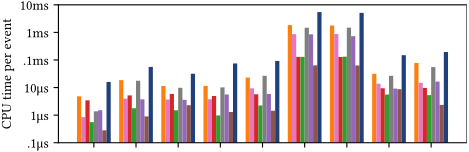

Python code for this plot:
#!/usr/bin/env python3

import argparse
import matplotlib; matplotlib.use('Agg')
import numpy as np
import pandas as pd
from matplotlib import pyplot as plt

plt.rcParams.update({
    'errorbar.capsize': 2,
    'pdf.fonttype': 42,
    'ps.fonttype': 42,
    'font.family': 'Linux Libertine',
})

ETHa = ( 31/255,  64/255, 122/255) # dark blue
ETHb = ( 72/255,  90/255,  44/255) # dark green
ETHc = ( 18/255, 105/255, 176/255) # light blue
ETHd = (114/255, 121/255,  28/255) # light green
ETHe = (145/255,   5/255, 106/255) # dark pink
ETHf = (111/255, 111/255, 100/255) # gray
ETHg = (168/255,  50/255,  45/255) # dark red
ETHh = (  0/255, 122/255, 150/255) # turquoise
ETHi = (149/255,  96/255,  19/255) # brown

parser = argparse.ArgumentParser()
parser.add_argument('-i', '--input',     help='Input JSON lines file')
parser.add_argument('-o', '--output',    help='Output PDF file')
parser.add_argument('-l', '--no_legend', help='Suppress legend from plot',
                                         action='store_true')
parser.add_argument('-x', '--no_xaxis',  help='Suppress x-axis from plot',
                                         action='store_true')
parser.add_argument('-y', '--no_yaxis',  help='Suppress y-axis from plot',
                                         action='store_true')
args = parser.parse_args()

df = pd.read_json(args.input, lines=True)

df = df[df.cpu_time.notna()]
df = df[df.query_id != '6']
df.loc[df.num_cores.isna(), 'num_cores'] = 0
df = df[df.system != 'athena'] # exclude Athena v1

# Average over runs
df = df.groupby(['system', 'num_cores', 'query_id', 'num_events']).median().reset_index()

# Extrapolate to full data set
df_max_data = df\
    .groupby(['system', 'num_cores', 'query_id']) \
    .agg({'num_events': 'max'}) \
    .reset_index()
df = df.merge(df_max_data, on=['system', 'num_cores', 'query_id', 'num_events'])

# Use best configuration for RDataFrames
df = df[(df.system != 'rdataframes') | (df.num_cores == 24)]

# Use largest configurations for everything else
df_max_cluster = df\
    .groupby(['system', 'query_id']) \
    .agg({'num_cores': 'max'}) \
    .reset_index()
df = df.merge(df_max_cluster, on=['system', 'num_cores', 'query_id'])

df['cpu_time_per_event'] = df.cpu_time / df.num_events
df['cpu_time_per_event_us'] = df.cpu_time_per_event * 10**6
df['extrapolated_cpu_time'] = \
    df.cpu_time_per_event * df.num_events.max()

# Plot
fig = plt.figure(figsize=(5.3, 1.8))
ax = fig.add_subplot(1, 1, 1)

if not args.no_yaxis:
    ax.set_ylabel('CPU time per event')
if not args.no_xaxis:
    ax.set_xlabel('Query')

ax.set_yscale('log')

prop_cycle = plt.rcParams['axes.prop_cycle']
colors = prop_cycle.by_key()['color']

styles = {
    'asterixdb':         {'color': colors[1], 'label': 'AsterixDB'},
    'athena':            {'color': colors[0], 'label': 'Athena (v1)*'},
    'athena-v2':         {'color': colors[6], 'label': 'Athena*'},
    'bigquery':          {'color': colors[2], 'label': 'BigQuery (pre-loaded)'},
    'bigquery-external': {'color': colors[3], 'label': 'BigQuery'},
    'postgres':          {'color': colors[7], 'label': 'Postgres'},
    'presto':            {'color': colors[4], 'label': 'Presto'},
    'rdataframes':       {'color': colors[5], 'label': 'RDataFrames'},
    'rumble':            {'color': ETHa,      'label': 'RumbleDB'},
}

df['query_label'] = df.query_id \
    .apply(lambda s: 'Q' + s.replace('-1', 'a').replace('-2', 'b'))

systems = sorted(df.system.unique(), key=lambda s: styles[s]['label'])
num_bars = len(systems)
num_groups = df.query_id.nunique()
bar_width = 0.8 / num_bars
indexes = np.arange(num_groups)
bars = []
for i, system in enumerate(systems):
    data_g = df[df.system == system]
    data_g = data_g \
        .merge(pd.DataFrame(df.query_id.unique(),
                            columns=['query_id']), how='outer') \
        .sort_values('query_id')
    handle = ax.bar(indexes - ((num_bars - 1) / 2.0 - i) * bar_width,
                    data_g.cpu_time_per_event_us, bar_width,
                    tick_label=data_g['query_label'],
                    **styles[system])

ax.set_xticks(indexes)
ax.set_yticks([.1, 1, 10, 100, 1000, 10000])
ax.set_yticklabels(['.1μs', '1μs', '10μs', '.1ms', '1ms', '10ms'])

if args.no_xaxis:
    ax.set_xticklabels([])

if args.no_yaxis:
    ax.set_yticklabels([])

if not args.no_legend:
    ax.legend(loc='lower center', ncol=3, bbox_to_anchor=(0.5, 1.02))

plt.savefig(args.output, format='pdf', bbox_inches='tight', pad_inches=0)
plt.close()
